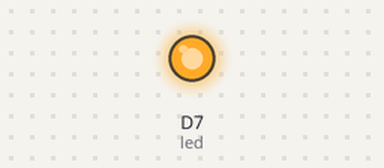
A sketch run on a simulated ESP8266 (NodeMCU). On the bench: output pins drawn as LEDs (lit = HIGH).

Above: at 0.2 s.
At 10.4 s:
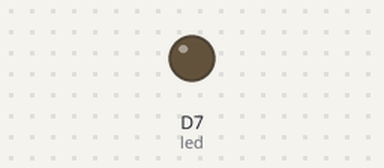
Timing chart, 0 to 17.2 s (numbered marks = the images above):
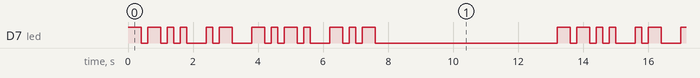

Measured:
- by itself, D7 (led): moves between LOW and HIGH, repeating every 13.2 s
- by itself, everything shown: repeats every 13.2 s, in 26 steps

The sketch:

task2-1p.ino
```cpp
//initializing variables
int led = D7;
int dot = 200;
int dash = 400;
int gap = 200;
int stop = 600;
int end = 5000;


void setup() {
    pinMode(led, OUTPUT);
}

void loop() {

    //Blinking my first name with the LED on D7


    //Z -------- Dash-Dash-Dot-Dot

    digitalWrite(led, HIGH);
    delay(dash);
    digitalWrite(led, LOW);
    delay(gap);

    digitalWrite(led, HIGH);
    delay(dash);
    digitalWrite(led, LOW);
    delay(gap);

    digitalWrite(led, HIGH);
    delay(dot);
    digitalWrite(led, LOW);
    delay(gap);

    digitalWrite(led, HIGH);
    delay(dot);
    digitalWrite(led, LOW);
    delay(stop);


    //A -------- Dot-Dash

    digitalWrite(led, HIGH);
    delay(dot);
    digitalWrite(led, LOW);
    delay(gap);

    digitalWrite(led, HIGH);
    delay(dash);
    digitalWrite(led, LOW);
    delay(stop);


    //C -------- Dash-Dot-Dash-Dot

    digitalWrite(led, HIGH);
    delay(dash);
    digitalWrite(led, LOW);
    delay(gap);

    digitalWrite(led, HIGH);
    delay(dot);
    digitalWrite(led, LOW);
    delay(gap);

    digitalWrite(led, HIGH);
    delay(dash);
    digitalWrite(led, LOW);
    delay(gap);

    digitalWrite(led, HIGH);
    delay(dot);
    digitalWrite(led, LOW);
    delay(stop);


    //K -------- Dash-Dot-Dash

    digitalWrite(led, HIGH);
    delay(dash);
    digitalWrite(led, LOW);
    delay(gap);

    digitalWrite(led, HIGH);
    delay(dot);
    digitalWrite(led, LOW);
    delay(gap);

    digitalWrite(led, HIGH);
    delay(dash);
    digitalWrite(led, LOW);
    delay(stop);

    delay(end);


}
```
